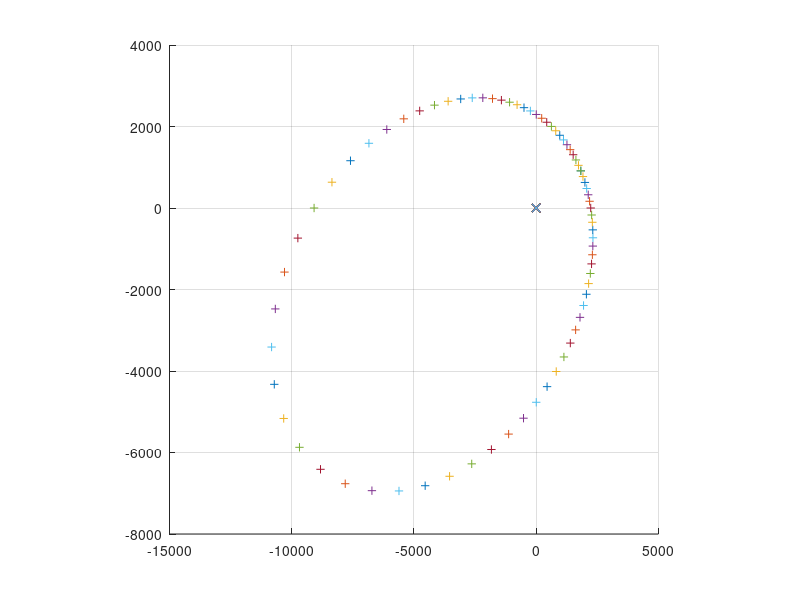

The MATLAB source for this figure:
clear
clc

b=pi/180; %for degrees to radians
a=7016;e=.7;i=30*b;m=0;w=30*b;u=398600;
c=[0:5*b:2*pi];
n=length(c);

for ii=1:n
    r=a*(1-e^2)/(1+e*cos(c(ii)));
    p=a*(1-e^2);
    
    r_vec=[r*cos(c(ii));r*sin(c(ii));0];
    
    R11=cos(m)*cos(w)-sin(m)*sin(w)*cos(i);
    R12=-cos(m)*sin(w)-sin(m)*cos(w)*cos(i);
    R13=sin(m)*sin(i);
    R21=sin(m)*cos(w)+cos(m)*sin(w)*cos(i);
    R22=-sin(m)*sin(w)+cos(m)*cos(w)*cos(i);
    R23=-cos(m)*sin(i);
    R31=sin(w)*sin(i);
    R32=cos(w)*sin(i);
    R33=cos(i);
    R_trans=[R11,R12,R13;R21,R22,R23;R31,R32,R33];
    
    hold on
    grid on
    %position
    R_IJK=(R_trans*r_vec);
    plot3(R_IJK(1),R_IJK(2),R_IJK(3),'+')
    plot3(0,0,0,'x')
    axis square
end